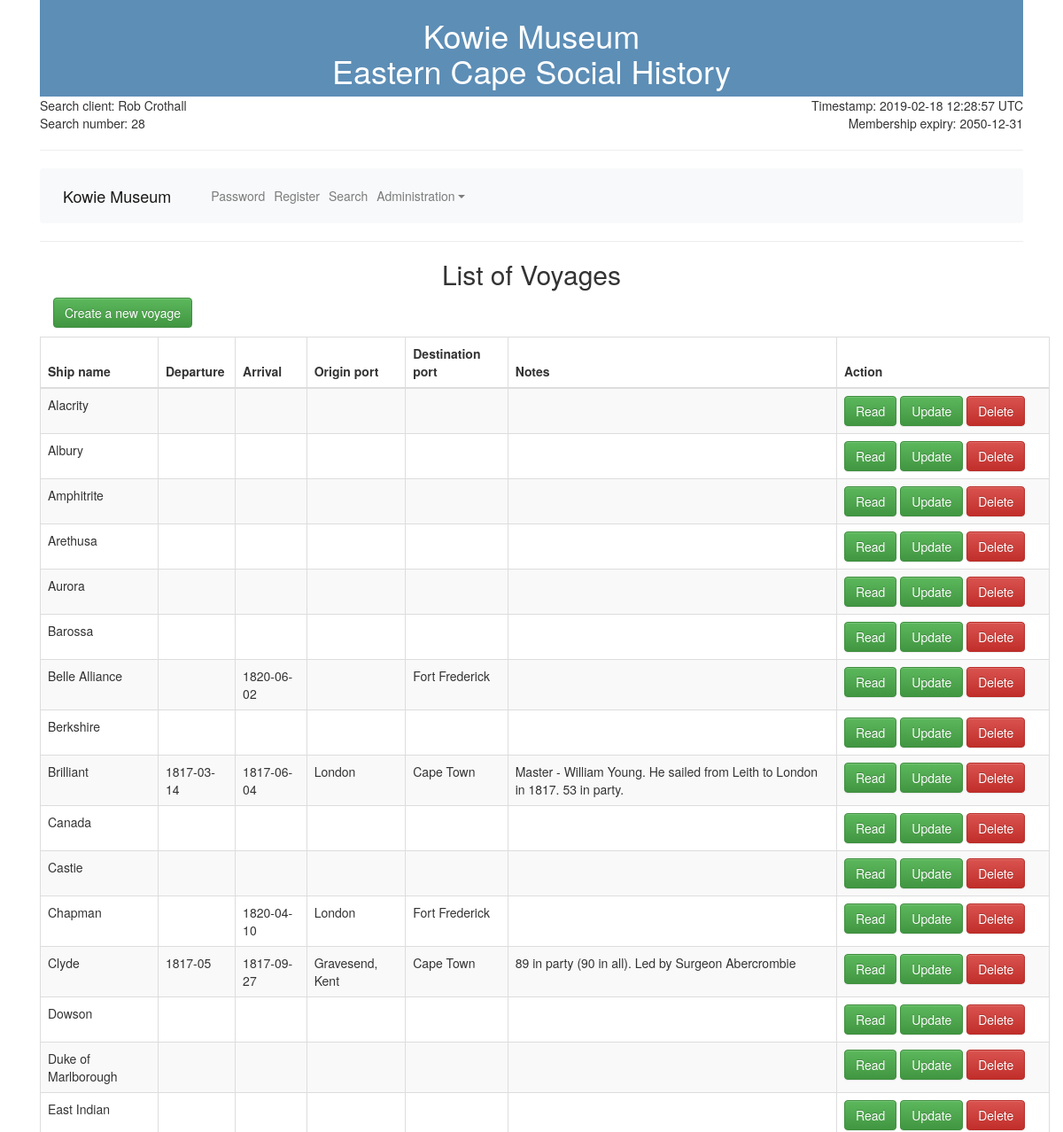
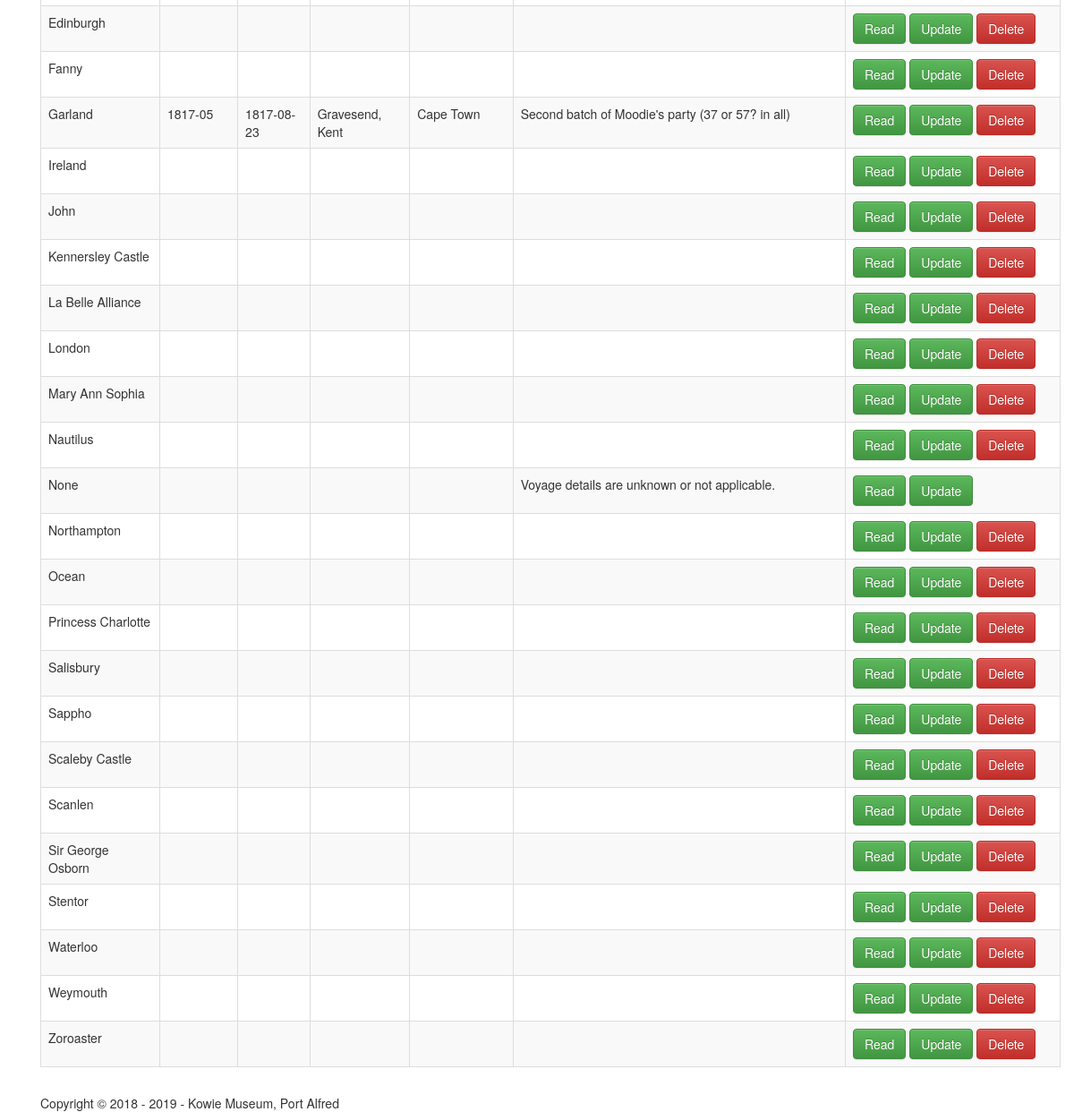
The app's page /ctl/voyage.php (signed in) with its own data (2 pictures, top to bottom).
### tables this page shows
CREATE TABLE `voyage` (
  `id` int(8) NOT NULL AUTO_INCREMENT,
  `ship_id` int(8) NOT NULL,
  `origin_id` int(8) NOT NULL,
  `destination_id` int(8) NOT NULL,
  `departure_date` varchar(20) DEFAULT NULL,
  `arrival_date` varchar(20) DEFAULT NULL,
  `notes` text,
  `user_id` int(8) NOT NULL,
  `changed` timestamp NOT NULL DEFAULT CURRENT_TIMESTAMP,
  PRIMARY KEY (`id`)
);

CREATE TABLE `ship` (
  `id` int(8) NOT NULL AUTO_INCREMENT,
  `ship_name` varchar(50) NOT NULL,
  `notes` text,
  `user_id` int(8) NOT NULL,
  `changed` timestamp NOT NULL DEFAULT CURRENT_TIMESTAMP,
  PRIMARY KEY (`id`)
);

CREATE TABLE `places` (
  `id` int(8) NOT NULL AUTO_INCREMENT,
  `place` varchar(50) NOT NULL,
  `notes` text,
  `region_id` int(8) NOT NULL,
  `user_id` int(8) NOT NULL,
  `changed` timestamp NOT NULL DEFAULT CURRENT_TIMESTAMP,
  PRIMARY KEY (`id`),
  KEY `place_idx` (`place`)
);

### view/voyage_form.php (the view)
<h2 align="center">List of Voyages</h2>
    <div class="container">
        <p><a href="../ctl/voyage_create.php" class="btn btn-success">Create a new voyage</a></p>
        <div class="row">
            <table class="table table-striped table-bordered">
                <thead>
                    <tr>
                        <th>Ship name</th>
                        <th>Departure</th>
                        <th>Arrival</th>
                        <th>Origin port</th>
                        <th>Destination port</th>
                        <th>Notes</th>
                        <th>Action</th>
                    </tr>
                </thead>
                <tbody>
                    <?php
         				$rows = query("SELECT a.id, d.ship_name, a.departure_date, a.arrival_date, b.place origin, c.place dest, a.notes from voyage a, places b, places c, ship d where d.id = a.ship_id and a.origin_id = b.id and a.destination_id = c.id order by ship_name, departure_date");
         				if (count($rows) > 0)
            			{
            				foreach ($rows as $row)
              				{
              					echo '<tr>';
              					echo '<td>' . $row['ship_name'] . '</td>';
              					echo '<td>' . $row['departure_date'] . '</td>';
              					echo '<td>' . $row['arrival_date'] . '</td>';
              					echo '<td>' . $row['origin'] . '</td>';
              					echo '<td>' . $row['dest'] . '</td>';
              					echo '<td>' . $row['notes'] . '</td>';
                           echo '<td valign="top" style="width:240px">';
                           echo '<a class="btn btn-success" href="../ctl/voyage_read.php?id=' . $row['id'] . '">Read</a>' . '&nbsp;';
									if ($_SESSION["user_role"] == "STAFF" | $_SESSION["user_role"] == "ADMIN" ) {
                           	echo '<a class="btn btn-success" href="../ctl/voyage_update.php?id=' . $row['id'] . '">Update</a>' . '&nbsp;';
                                if ($row['id'] > 0) {
                           	        echo '<a class="btn btn-danger" href="../ctl/voyage_delete.php?id=' . $row['id'] . '">Delete</a>';
                            	}
                           }
                           echo '</td>';
              					echo '</tr>';
              				}
            			}
                    ?>
                </tbody>
            </table>
        </div>
    </div>

### records on screen
voyage: ship.ship_name "Alacrity"
voyage: ship.ship_name "Albury"
voyage: ship.ship_name "Amphitrite"
voyage: ship.ship_name "Arethusa"
voyage: ship.ship_name "Aurora"
voyage: ship.ship_name "Barossa"
voyage: ship.ship_name "Belle Alliance", arrival_date "1820-06-02", places.place "Fort Frederick"
voyage: ship.ship_name "Berkshire"
voyage: ship.ship_name "Brilliant", departure_date "1817-03-14", arrival_date "1817-06-04", places.place "London", places.place "Cape Town", notes "Master - William Young. He sailed from Leith to London in 1817. 53 in party."
voyage: ship.ship_name "Canada"
voyage: ship.ship_name "Castie"
voyage: ship.ship_name "Chapman", arrival_date "1820-04-10", places.place "London", places.place "Fort Frederick"
voyage: ship.ship_name "Clyde", departure_date "1817-05", arrival_date "1817-09-27", places.place "Gravesend, Kent", places.place "Cape Town", notes "89 in party (90 in all). Led by Surgeon Abercrombie"
voyage: ship.ship_name "Dowson"
voyage: ship.ship_name "Duke of Marlborough"
voyage: ship.ship_name "East Indian"
voyage: ship.ship_name "Edinburgh"
voyage: ship.ship_name "Fanny"
voyage: ship.ship_name "Garland", departure_date "1817-05", arrival_date "1817-08-23", places.place "Gravesend, Kent", places.place "Cape Town", notes "Second batch of Moodie's party (37 or 57? in all)"
voyage: ship.ship_name "Ireland"
voyage: ship.ship_name "John"
voyage: ship.ship_name "Kennersley Castle"
voyage: ship.ship_name "La Belle Alliance"
voyage: ship.ship_name "London"
voyage: ship.ship_name "Mary Ann Sophia"
voyage: ship.ship_name "Nautilus"
voyage: ship.ship_name "None", notes "Voyage details are unknown or not applicable."
voyage: ship.ship_name "Northampton"
voyage: ship.ship_name "Ocean"
voyage: ship.ship_name "Princess Charlotte"
voyage: ship.ship_name "Salisbury"
voyage: ship.ship_name "Sappho"
voyage: ship.ship_name "Scaleby Castle"
voyage: ship.ship_name "Scanlen"
voyage: ship.ship_name "Sir George Osborn"
voyage: ship.ship_name "Stentor"
voyage: ship.ship_name "Waterloo"
voyage: ship.ship_name "Weymouth"
voyage: ship.ship_name "Zoroaster"

### other values on screen
CLIENT_NAME "Kowie Museum"
SYSTEM_NAME "Eastern Cape Social History"
$_SESSION["user_first_name"] "Rob"
$_SESSION["user_surname"] "Crothall"
$_SESSION["search_count"] "28"
$_SESSION["member_exp"] "2050-12-31"
